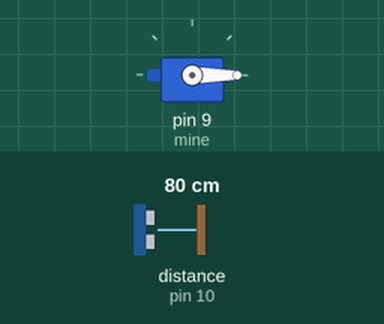
Bench run of a sketch on a simulated Arduino Uno, built with avr-gcc and run on an emulated ATmega328P. Shown: servo. Wiring (inferred from the names in the program): ultrasonic range finder: trigger pin 11; echo pin 10. The test bench sets the inputs (shaded band); at power-on: distance to the obstacle (sensor on pin 10) 80 cm. The echo pulse lasts 58.3 µs per cm.

Above: at 1.2 s.
1.3 s: distance to the obstacle (sensor on pin 10) set to 30 cm
2.8 s: distance to the obstacle (sensor on pin 10) set to 26 cm
At 3.8 s:
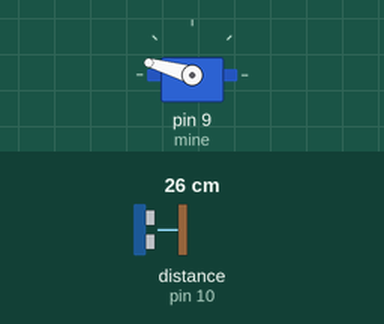
4.4 s: distance to the obstacle (sensor on pin 10) set to 4 cm
At 4.9 s:
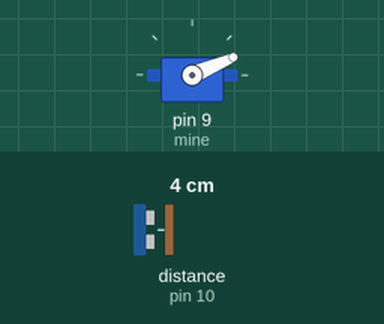
5.9 s: distance to the obstacle (sensor on pin 10) set to 9 cm
At 6.5 s:
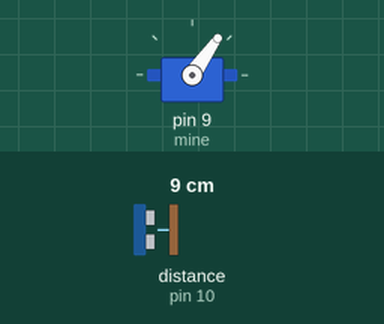
7.4 s: distance to the obstacle (sensor on pin 10) set to 18 cm
At 8.2 s:
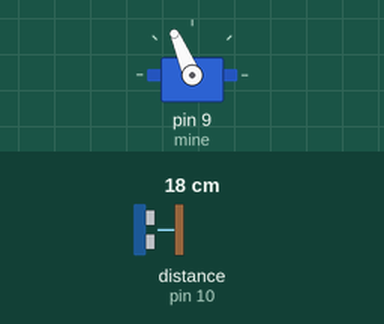
Timing chart, 0 to 9.9 s (numbered marks = the images above; inputs shaded):
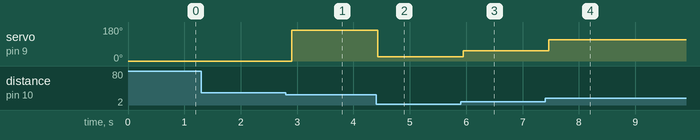

The sketch:

Task2-2.ino
```cpp
#include <Servo.h>
Servo mine;
int data = 0;
const int echo = 10;
const int trig = 11;
int count = 0;

void setup(){
  mine.attach(9);
  mine.write(0);
  pinMode(echo, INPUT);
  pinMode(trig, OUTPUT);
}

void loop(){
  digitalWrite(trig, LOW);
  delayMicroseconds(2);
  digitalWrite(trig, HIGH);
  delayMicroseconds(10);
  digitalWrite(trig, LOW);
  count = pulseIn(echo, HIGH);
  if (count > 0){
    data = 0.11 * count;
    if(data < 180){
      mine.write(data);
    }

  }

  delay(100);
}
```

Measured:
- the behaviour switches between 29 and 28 cm on distance to the obstacle (sensor on pin 10) (found by bisection; images 0 and 1)
- after the input at 1.3 s, every drawn part: stays the same
- after the input at 2.8 s, servo on pin 9 (mine): 0° → 164° after 0.10 s
- after the input at 4.4 s, servo on pin 9 (mine): 164° → 23° at once
- after the input at 5.9 s, servo on pin 9 (mine): 23° → 55° after 0.05 s
- after the input at 7.4 s, servo on pin 9 (mine): 55° → 113° after 0.06 s
